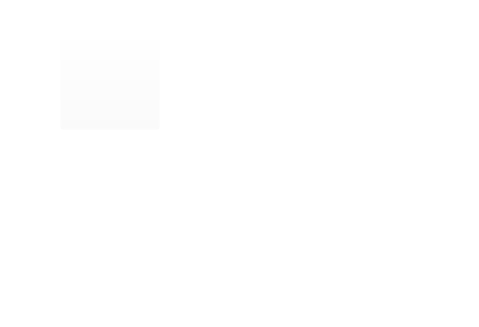
<?xml version="1.0" encoding="UTF-8"?>
<ui version="4.0">
 <class>MainWindow</class>
 <widget class="QMainWindow" name="MainWindow">
  <property name="geometry">
   <rect>
    <x>0</x>
    <y>0</y>
    <width>479</width>
    <height>327</height>
   </rect>
  </property>
  <property name="minimumSize">
   <size>
    <width>0</width>
    <height>0</height>
   </size>
  </property>
  <property name="maximumSize">
   <size>
    <width>16777215</width>
    <height>16777215</height>
   </size>
  </property>
  <property name="windowTitle">
   <string>MainWindow</string>
  </property>
  <property name="styleSheet">
   <string notr="true">background-color: rgba(255, 255, 255, 0);</string>
  </property>
  <widget class="QWidget" name="centralwidget">
   <widget class="QLabel" name="QL_GIF">
    <property name="geometry">
     <rect>
      <x>10</x>
      <y>10</y>
      <width>199</width>
      <height>149</height>
     </rect>
    </property>
    <property name="styleSheet">
     <string notr="true"/>
    </property>
    <property name="text">
     <string/>
    </property>
   </widget>
   <widget class="QPushButton" name="QB_Button">
    <property name="geometry">
     <rect>
      <x>60</x>
      <y>30</y>
      <width>100</width>
      <height>100</height>
     </rect>
    </property>
    <property name="sizePolicy">
     <sizepolicy hsizetype="Fixed" vsizetype="Fixed">
      <horstretch>0</horstretch>
      <verstretch>0</verstretch>
     </sizepolicy>
    </property>
    <property name="minimumSize">
     <size>
      <width>100</width>
      <height>100</height>
     </size>
    </property>
    <property name="maximumSize">
     <size>
      <width>100</width>
      <height>100</height>
     </size>
    </property>
    <property name="text">
     <string/>
    </property>
   </widget>
  </widget>
 </widget>
 <resources>
  <include location="yaoyao.qrc"/>
 </resources>
 <connections/>
</ui>
